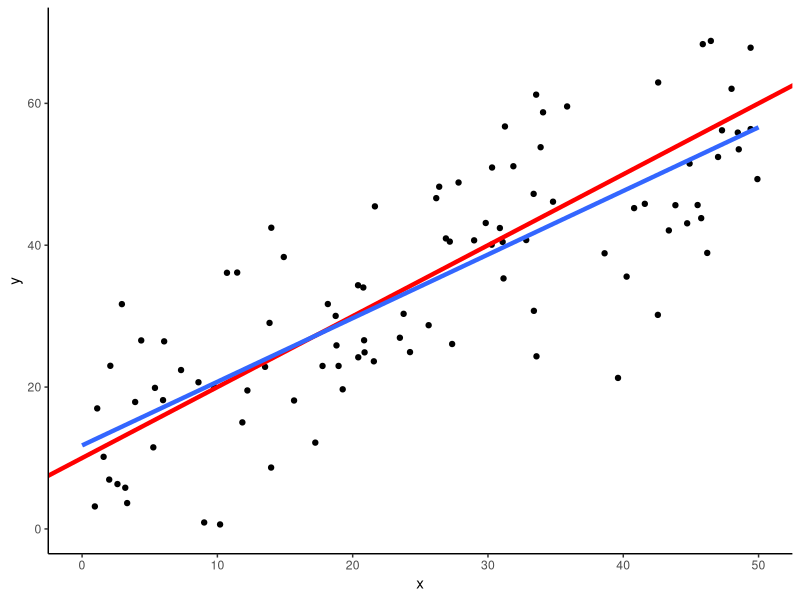
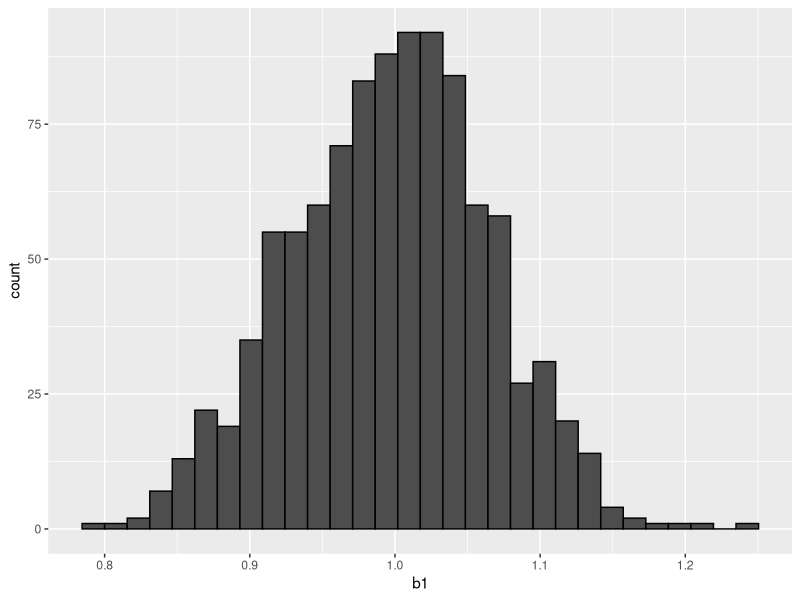
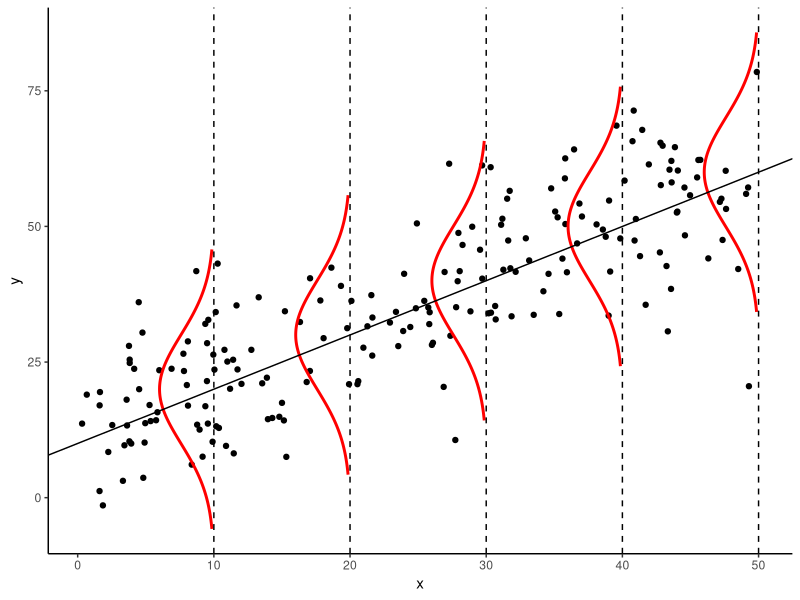

These figures' R source, in order:
## ---- chunk 1
library(tidyverse)
set.seed(8931)

data <- tibble(
  x = runif(100, 0, 50),
  y = rnorm(100, x + 10, 10)
  ) 

data %>%
  ggplot(aes(x=x, y=y)) +
  geom_point() +
  geom_abline(slope= 1, intercept= 10, col = "red", lwd=1.5) +
  geom_smooth(method="lm", formula = 'y ~ x', fill=NA, lwd=1.5, fullrange=TRUE) +
  xlim(0, 50) + ylim(0, 70)+
  theme_classic()
## ---- chunk 2
library(gganimate)

tibble(
    x = runif(100 * 100, 0, 50),
    y = rnorm(100 * 100, x + 10, 10),
    n = 1:100 %>% map(~rep(.x, 100)) %>% as_vector()
) %>%
  ggplot(aes(x=x, y=y)) +
  geom_point() +
  geom_smooth(method="lm", formula = 'y ~ x', fill=NA, lwd=1.5, fullrange=TRUE) +
  geom_abline(slope= 1, intercept= 10, col = "red", lwd=1.5) +
  xlim(0, 50) + ylim(0, 70) +
  transition_states(n)+
  theme_classic()
## ---- chunk 3
b1 <- c()
for (i in 1:1000) {
  tibble(
    x = runif(100, 0, 50),
    y = rnorm(100, x + 10, 10)
  ) %>% 
  with(lm(y ~ x)) -> lm_res
  b1 <- append(b1, lm_res$coefficients["x"])
}

b1 %>% 
  as_tibble_col(column_name = "b1") %>% 
  ggplot(aes(x = b1)) +
  geom_histogram(col = "black", fill ="grey30")
## ---- chunk 4
mean(b1)
sd(b1)
## ---- chunk 5
dat <- tibble(x=runif(200, 0, 50),
              y=rnorm(200, x + 10, 10))
breaks <- c(10, 20, 30, 40, 50)
norm <- tibble()
for (t in breaks) {
  br = seq(qnorm(0.005,t + 10,10),qnorm(0.995,t + 10,10),length=200)
  tibble(x=t-dnorm(br,t + 10,10)*100,
         y=br,
         b=t) %>% 
    bind_rows(norm,.) -> norm
}
dat %>% 
  ggplot(aes(x=x, y=y)) +
  geom_point() +
  geom_path(data=norm, aes(x, y, group=b), lwd=1.0, color = "red") +
  geom_vline(xintercept=breaks, lty=2) +
  geom_abline(intercept = 10, slope = 1)+
  theme_classic()
## ---- chunk 6
data %>%
  with(lm(y ~ x)) %>% summary()
